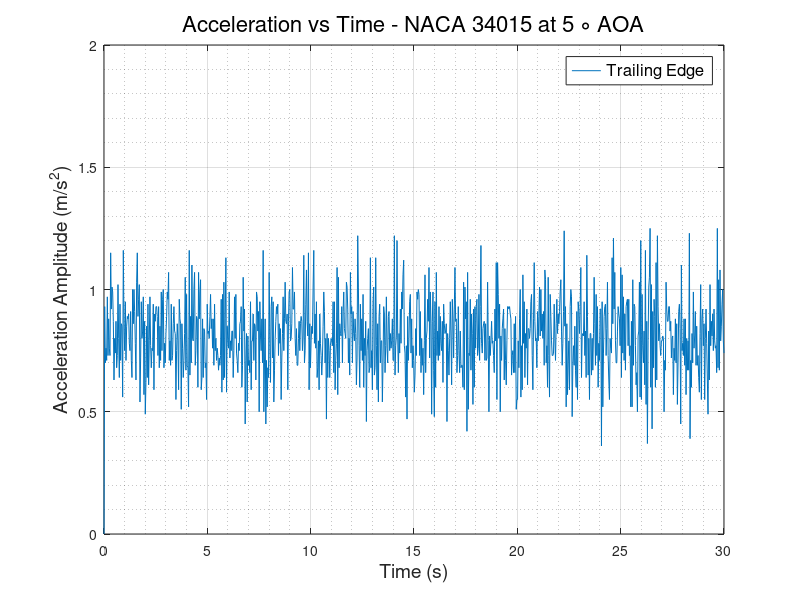
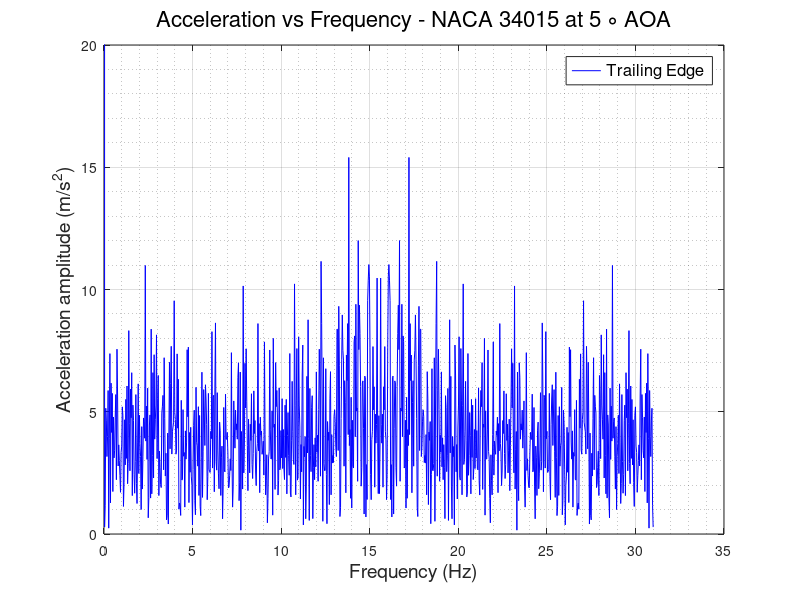

Here is the MATLAB script that generated these plots, in order:
clc
clear
close all
%% READING ACCELEROMETER DATA and defining Variables
                        % TRAILING EDGE %
data   = xlsread('TE_700rpm.csv');
TE_time   = data(:,1);
TE_X_acc  = data(:,2);
TE_Y_acc  = data(:,3);
TE_Z_acc  = data(:,4);
TE_R_acc  = sqrt(TE_X_acc.^2 + TE_Y_acc.^2 + TE_Z_acc.^2);
% plot(TE_time,TE_R_acc)
N      = numel(TE_time);
Ts     = abs(diff(TE_time(1:2)));
fs     = 1/Ts;
f_axis = [0:N-1]*fs/N;
A_freq_TE = fft(TE_Z_acc);
figure(1)
plot(TE_time, TE_Z_acc)
grid on
grid minor
xlabel('Time (s)','FontSize',14,'FontWeight','normal')
ylabel('Acceleration Amplitude (m/s^2)','FontSize',14,'FontWeight','normal')
legend ('Trailing Edge','FontSize',12,'FontWeight','normal')
title('Acceleration vs Time - NACA 34015 at 5 \circ AOA','FontSize',16,'FontWeight','normal')
ylim([0 2])
figure(2)
plot(f_axis,abs(A_freq_TE),'-b','LineWidth',0.5)
grid on 
grid minor
ylabel('Acceleration amplitude (m/s^2)','FontSize',14,'FontWeight','normal')
xlabel('Frequency (Hz)','FontSize',14,'FontWeight','normal')
ylim([0 20])
legend ('Trailing Edge','FontSize',12,'FontWeight','normal')
title('Acceleration vs Frequency - NACA 34015 at 5 \circ AOA','FontSize',16,'FontWeight','normal')
